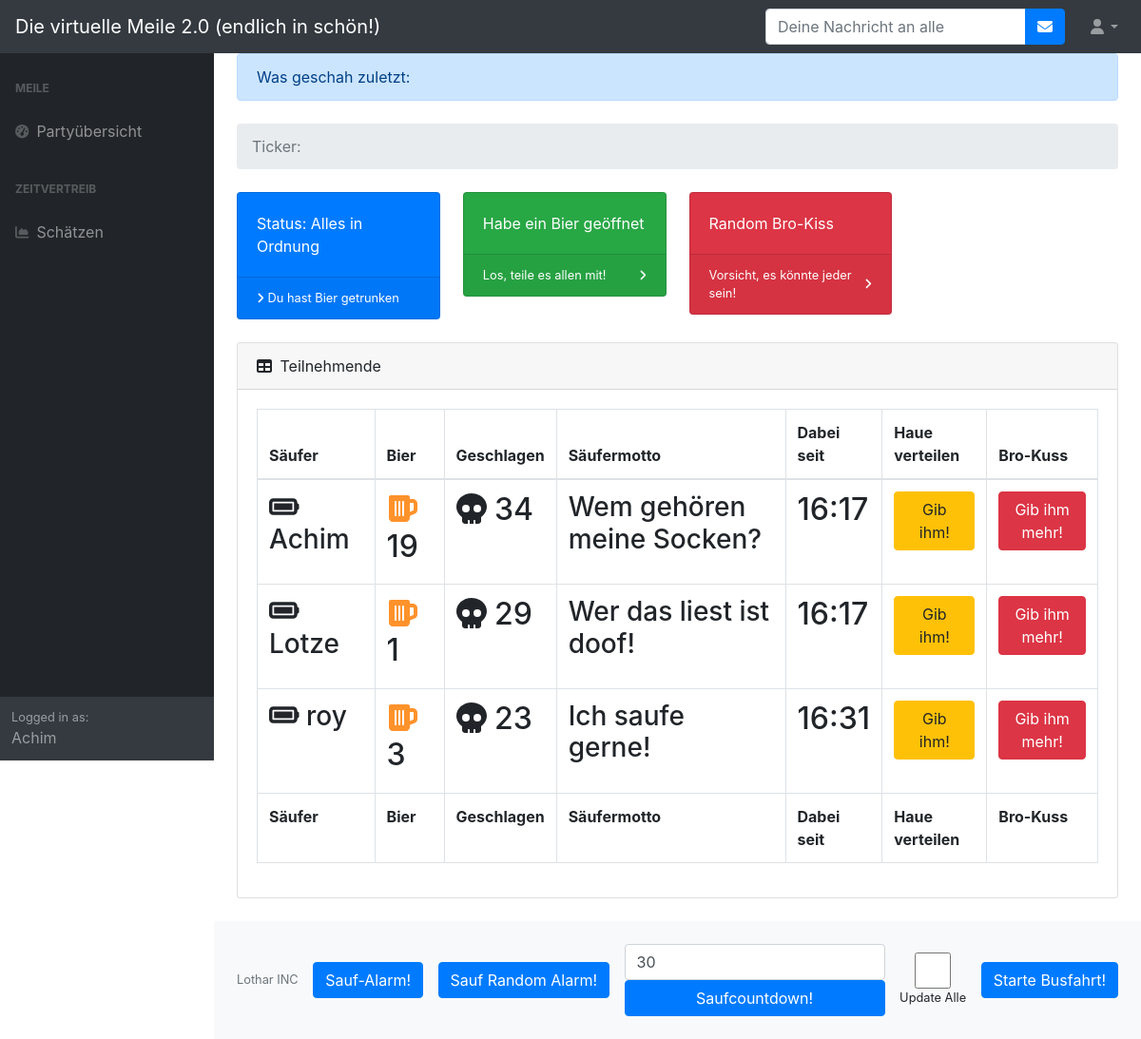
Screenshot of /meile/ (signed in) with the database file from the repository.
### meile/models.py (models this page shows, shortened)
class Trinker(models.Model):
    user = models.OneToOneField(User, on_delete=models.CASCADE)
    motto = models.TextField()
    dabei = models.DateTimeField(default=timezone.now)

### meile/views.py (the view)
# urls.py: path('',views.index, name='index'),
@login_required(login_url='/accounts/login/')
def index(request):
    return render(request, 'meile/index.html',{ "trinker": Trinker.objects.all()})

### meile/templates/meile/index.html (shortened to what this page needs)
{% extends "../base.html" %}
{% load static %}
{% block content %}
    <div class="container-fluid">
        <ol class="alert alert-primary mb-4">
            <li class="btn-block" id="notification">Was geschah zuletzt: </li>
        </ol>
        <ol class="breadcrumb mb-4">
            <li class="breadcrumb-item active btn-block">Ticker: <marquee id="chatto"></marquee></li>
        </ol>
        <div class="row">
            <div class="col-xl-3 col-md-6">
                <div class="card bg-primary text-white mb-4">
                    <div class="card-body">Status: Alles in Ordnung</div>
                    <div class="card-footer d-flex align-items-center justify-content-between">
                        <div class="small text-white"><i class="fas fa-angle-right"></i> Du hast {{ user.biere.count }} Bier getrunken</div>
                    </div>
                </div>
            </div>
            <div class="col-xl-3 col-md-6">
                <div class="card bg-success text-white mb-4">
                    <div class="card-body">Habe ein Bier geöffnet</div>
                    <div class="card-footer d-flex align-items-center justify-content-between">
                        <a class="small text-white stretched-link" href="#" onclick="bier()">Los, teile es allen mit!</a>
                        <div class="small text-white"><i class="fas fa-angle-right"></i></div>
                    </div>
                </div>
            </div>
            <div class="col-xl-3 col-md-6">
                <div class="card bg-danger text-white mb-4">
                    <div class="card-body">Random Bro-Kiss</div>
                    <div class="card-footer d-flex align-items-center justify-content-between">
                        <a class="small text-white stretched-link" href="#" onclick="kiss('random','{{user.get_username}}')">Vorsicht, es könnte jeder sein!</a>
                        <div class="small text-white"><i class="fas fa-angle-right"></i></div>
                    </div>
                </div>
            </div>
        </div>
        <div class="card mb-4">
            <div class="card-header">
                <i class="fas fa-table mr-1"></i>
                Teilnehmende
            </div>
            <div class="card-body">
                <div class="table-responsive">
                    <table class="table table-bordered" id="dataTable" width="100%" cellspacing="0">
                        <thead>
                        <tr>
                            <th>Säufer</th>
                            <th>Bier</th>
                            <th>Geschlagen</th>
                            <th>Säufermotto</th>
                            <th>Dabei seit</th>
                            <th>Haue verteilen</th>
                            <th>Bro-Kuss</th>
                        </tr>
                        </thead>
                        <tfoot>
                        <tr>
                            <th>Säufer</th>
                            <th>Bier</th>
                            <th>Geschlagen</th>
                            <th>Säufermotto</th>
                            <th>Dabei seit</th>
                            <th>Haue verteilen</th>
                            <th>Bro-Kuss</th>
                        </tr>
                        </tfoot>
                        <tbody>
                        {% for t in trinker %}
                            <tr>
                                <td><h3><span id="{{ t.user }}-name"><i id="{{ t.user }}-battery" class="fas fa-battery-full"></i> {{ t.user }} </span></h3></td>
                                <td><h2><span class="" id="{{ t.user }}-bier"><i class="fas fa-beer" style="color: #ff922b;"></i> {{t.biere.count}}</span></h2></td>
                                <td><h2><span class="" id="{{ t.user }}-hit"><i class="fas fa-skull"></i> {{t.geschlagen.count}}</span></h2></td>
                                <td><h3><span id="{{ t.user }}-motto">{{ t.motto }}</span></h3></td>
                                <td><h2>{{ t.dabei | date:'H:i'}}</h2></td>
                                <td><button class="btn btn-block btn-warning" onclick="hau('{{ t.user }}','{{user.get_username}}')">Gib ihm!</button></td>
                                <td><button class="btn btn-block btn-danger" onclick="kiss('{{ t.user }}','{{user.get_username}}')">Gib ihm mehr!</button></td>
                            </tr>
                        {% endfor %}
                        </tbody>
                    </table>
                </div>
            </div>
        </div>
    </div>
{% endblock %}

### meile/templates/base.html (shortened to what this page needs)
<!DOCTYPE html>
<html lang="en">
<head>
    {% load static %}
    <link rel="stylesheet" href="{% static 'styles.css' %}">
</head>
<body class="sb-nav-fixed">
<nav class="sb-topnav navbar navbar-expand navbar-dark bg-dark">
    <a class="navbar-brand" href="/meile">Die virtuelle Meile 2.0 (endlich in schön!)</a>
    <form action="#" id="chatform" class="d-none d-md-inline-block form-inline ml-auto mr-0 mr-md-3 my-2 my-md-0">
        <div class="input-group">
            <input class="form-control" id="noteText" type="text" placeholder="Deine Nachricht an alle" aria-label="Search" aria-describedby="basic-addon2" />
            <div class="input-group-append">
                <button class="btn btn-primary" type="button" onclick="sendNote()"><i class="fas fa-envelope"></i></button>
            </div>
        </div>
    </form>
    <ul class="navbar-nav ml-auto ml-md-0">
        <li class="nav-item dropdown">
            <a class="nav-link dropdown-toggle" id="userDropdown" href="#" role="button" data-toggle="dropdown" aria-haspopup="true" aria-expanded="false"><i class="fas fa-user fa-fw"></i></a>
        </li>
    </ul>
</nav>
<div id="layoutSidenav">
    <div id="layoutSidenav_nav">
        <nav class="sb-sidenav accordion sb-sidenav-dark" id="sidenavAccordion">
            <div class="sb-sidenav-menu">
                <div class="nav">
                    <div class="sb-sidenav-menu-heading">Meile</div>
                    <a class="nav-link" href="/meile">
                        <div class="sb-nav-link-icon"><i class="fas fa-tachometer-alt"></i></div>
                        Partyübersicht
                    </a>
                    <div class="sb-sidenav-menu-heading">Zeitvertreib</div>
                    <a class="nav-link" href="/meile/34">
                        <div class="sb-nav-link-icon"><i class="fas fa-chart-area"></i></div>
                        Schätzen
                    </a>
                </div>
            </div>
            <div class="sb-sidenav-footer">
                <div class="small">Logged in as:</div>
                {{ user.get_username }}
            </div>
        </nav>
    </div>
    <div id="layoutSidenav_content">
        <main>
            {% block content %}{% endblock %}
        </main>
        <footer class="py-4 bg-light mt-auto">
            <div class="container-fluid">
                <div class="d-flex align-items-center justify-content-between small">
                    <div class="text-muted">Lothar INC</div>
                    {% if user.get_username == 'Achim' %}
                        <div><button class="btn btn-block btn-primary" onclick="start_saufalarm();">Sauf-Alarm!</button></div>
                        <div><button class="btn btn-block btn-primary" onclick="start_saufrandomalarm();">Sauf Random Alarm!</button></div>
                        <div><input type="text" class="form-control" id="inputSekunden" placeholder="Sekunden" value="30"><button class="btn btn-block btn-primary" onclick="start_saufcountdown();">Saufcountdown!</button></div>
                        <div><input type="checkbox" class="form-control" id="updateAll" onclick="updateAlle()">Update Alle</div>
                        <div><button class="btn btn-block btn-primary" onclick="start_bus();">Starte Busfahrt!</button></div>
                    {% endif %}
                </div>
            </div>
    </div>
</div>
</body>
</html>

### rows the page displays
Trinker: user "Achim", biere.count "19", geschlagen.count "34", motto "Wem gehören meine Socken?", dabei "16:17"
Trinker: user "Lotze", biere.count "1", geschlagen.count "29", motto "Wer das liest ist doof!", dabei "16:17"
Trinker: user "roy", biere.count "3", geschlagen.count "23", motto "Ich saufe gerne!", dabei "16:31"

### other values shown
{{ user.get_username }} "Achim"
